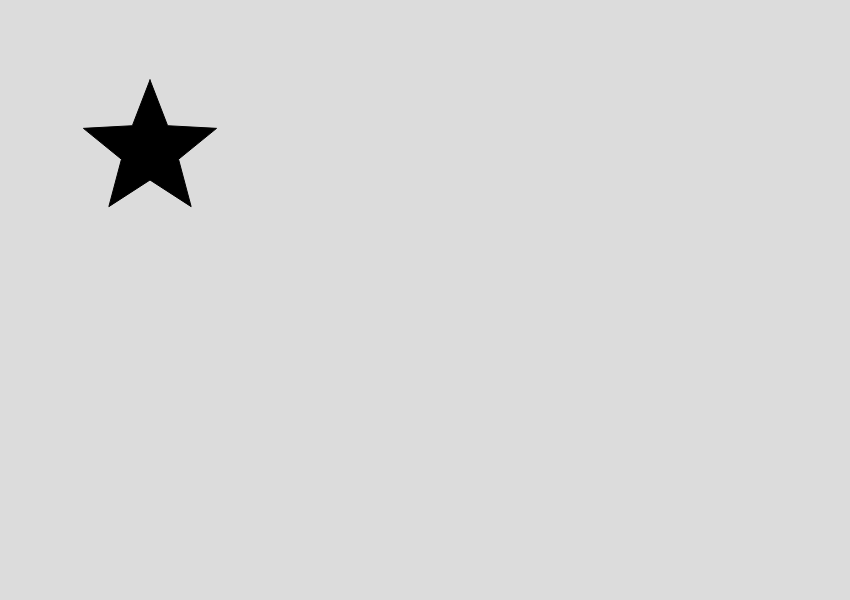
Frame 1 (no input)
Frame 60 (no input): identical to frame 1, image omitted
Frame 120 (the mouse pressed at the canvas centre since frame 60): identical to frame 1, image omitted

The p5.js sketch that drew this single still picture (run headless with seeded random() and noise() and a simulated clock; from frame 60 on, the mouse is pressed at the canvas centre):

// p5.js sketch
// ── sketch.js
function setup() {
  createCanvas(850, 600);
}


function draw() {
  background(220);
  fill(0);
  drawStar(drawingContext, 150, 150, 5, 70, 30);
}

function drawStar(ctx, cx, cy, spikes, outerRadius, innerRadius) {
  let rotation = -Math.PI / 2;
  const step = Math.PI / spikes;

  ctx.beginPath();
  ctx.moveTo(
    cx + Math.cos(rotation) * outerRadius,
    cy + Math.sin(rotation) * outerRadius
  );

  for (let i = 0; i < spikes; i++) {
    rotation += step;
    ctx.lineTo(
      cx + Math.cos(rotation) * innerRadius,
      cy + Math.sin(rotation) * innerRadius
    );
    rotation += step;
    ctx.lineTo(
      cx + Math.cos(rotation) * outerRadius,
      cy + Math.sin(rotation) * outerRadius
    );
  }

  ctx.closePath();
  ctx.fill();
  ctx.stroke();
}
